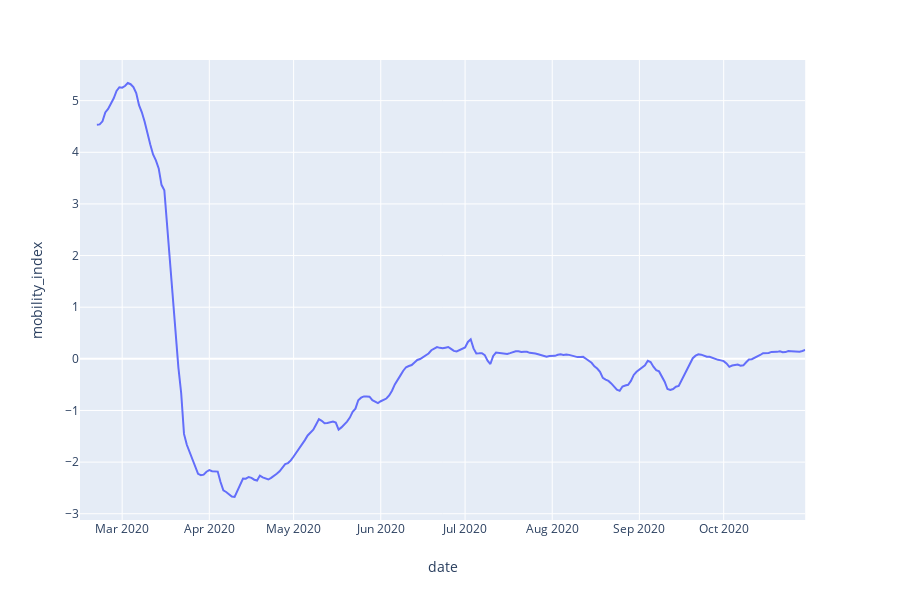

The code cell stored with this chart in its notebook:
### Code cell
import plotly.express as px

fig = px.line(mobility_index.reset_index(), x="date", y="mobility_index")
fig.show()

### Figure 1 — Plotly figure (JSON) as saved in the notebook; plotly's stock layout.template omitted (floating-point values rounded to 4 significant figures; data arrays with more than 128 entries replaced by an {"elided": "..."} marker saying what was removed)
{"data": [{"hoverlabel": {"namelength": 0}, "hovertemplate": "date=%{x}<br>mobility_index=%{y}", "legendgroup": "", "line": {"color": "#636efa", "dash": "solid"}, "mode": "lines", "name": "", "showlegend": false, "type": "scatter", "x": {"elided": "259 str values"}, "xaxis": "x", "y": {"elided": "259 float values"}, "yaxis": "y"}], "layout": {"height": 600, "legend": {"tracegroupgap": 0}, "margin": {"t": 60}, "xaxis": {"anchor": "y", "domain": [0, 0.98], "title": {"text": "date"}}, "yaxis": {"anchor": "x", "domain": [0, 1], "title": {"text": "mobility_index"}}}}
